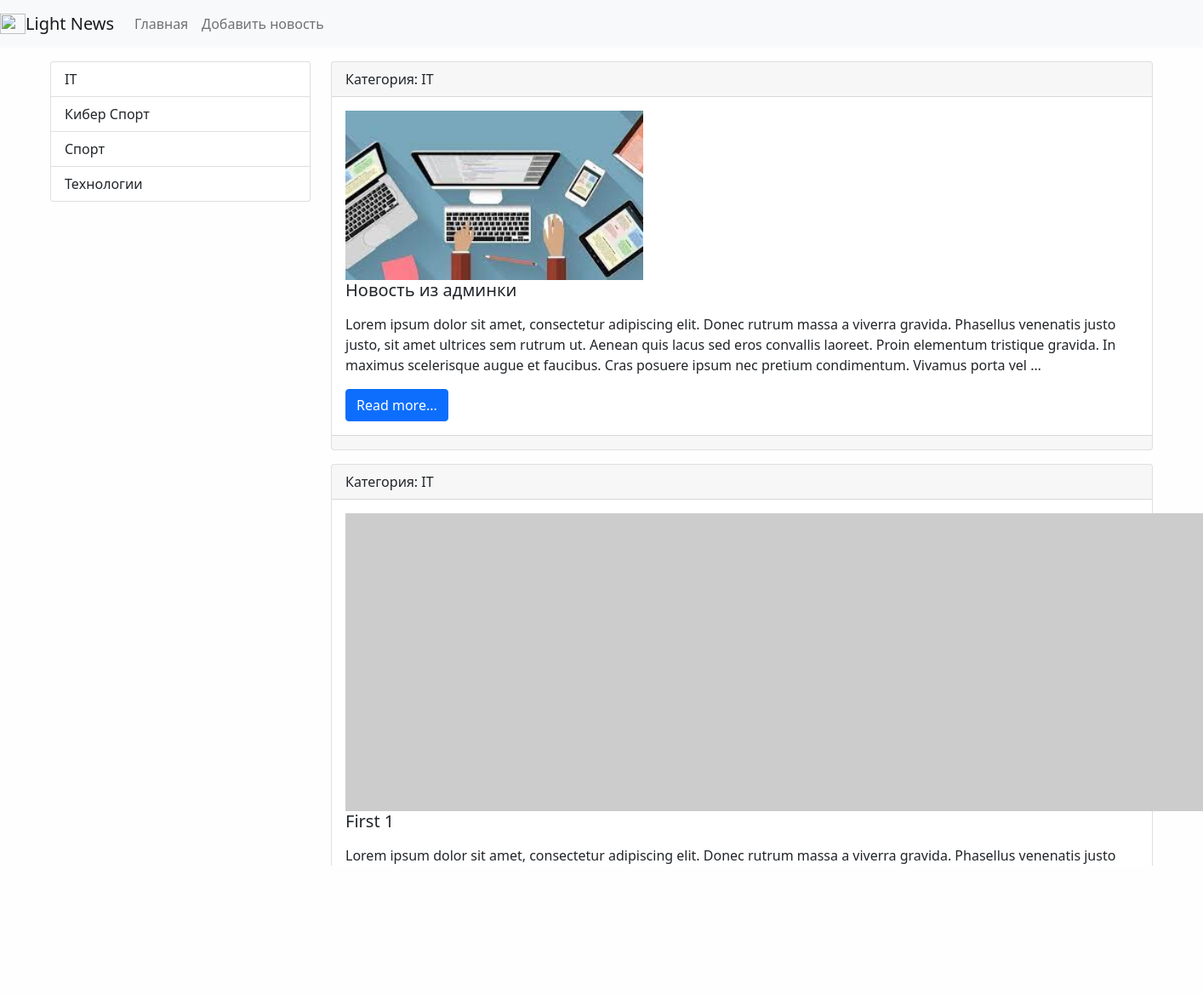
The page /news/category/3/ on the database its author committed.
### news/models.py (models this page shows, shortened)
class Category(models.Model):
    title = models.CharField(max_length=150, db_index=True)
    def get_absolute_url(self):
        return reverse_lazy('category', kwargs={'category_id': self.pk})
    def __str__(self):
        return self.title
    class Meta:
        verbose_name = 'Категория'
        verbose_name_plural = 'Категории'
        ordering = ['title']

class News(models.Model):
    title = models.CharField(max_length=128)
    content = models.TextField(blank=True)
    created_date = models.DateTimeField(auto_now_add=True)
    updated_date = models.DateTimeField(auto_now=True)
    photo = models.ImageField(upload_to='photos/%Y/%m/%d', blank=True)
    publish = models.BooleanField(default=True)
    category = models.ForeignKey('Category', on_delete=models.PROTECT, null=True)
    def get_absolute_url(self):
        return reverse_lazy('view_news', kwargs={'news_id': self.pk})
    class Meta:
        verbose_name = 'Новость'
        verbose_name_plural = 'Новости'
        ordering = ['-created_date']

### news/views.py (the view)
# urls.py: path('category/<int:category_id>/', get_category, name='category'),
def get_category(request, category_id):
    news = News.objects.filter(category_id=category_id)
    category = Category.objects.get(pk=category_id)
    context = {'news': news,
               'category': category
               }
    return render(request, 'news/category.html', context=context)

### news/templatetags/news_tags.py (called while the page is built)
@register.inclusion_tag('news/list_categories.html')
def show_categories():
    categories = Category.objects.all()
    return {'categories': categories}

### news/templates/news/category.html (shortened to what this page needs)
{% extends 'base.html' %}
{% block sidebar %}
{% include 'inc/_sidebar.html' %}
{% endblock %}
{% block content %}
{% for item in news %}
<div class="card mb-3">
    <div class="card-header">
        Категория: {{ item.category }}
    </div>
    <div class="card-body">
        <div class="media">
            {% if item.photo %}
            <img src="{{ item.photo.url }}" alt="" width="350" class="mr-3">
            {% else %}
            <img src="https://picsum.photos/id/1060/350/235/?blur=2" alt="" class="mr-3">
            {% endif %}
            <div class="media-body">
                <h5 class="card-title">{{ item.title }}</h5>
                <p class="card-text">{{ item.content|safe|linebreaks|truncatewords:50 }}</p>
                <a href="{{ item.get_absolute_url }}" class="btn btn-primary">Read more...</a>
            </div>
        </div>
    </div>
    <div class="card-footer text-muted">
    </div>
</div>
{% endfor %}
{% endblock %}

### news/templates/news/list_categories.html
<div class="list-group">
    {% for item in categories %}
    <a href="{{ item.get_absolute_url }}" class="list-group-item list-group-item-action">
        {{ item.title }}</a>
    {% endfor %}
</div>

### my_app/static/css/style.css (style rules this page uses)
body { background-color: #fefefe; }

### rows shown on the page
Category: title "IT"
Category: title "Кибер Спорт"
Category: title "Спорт"
Category: title "Технологии"
News: category "IT", photo (picture), title "Новость из админки", content "Lorem ipsum dolor sit amet, consectetur adipiscing elit. Donec rutrum massa a viverra gravida. Phasellus venenatis justo justo, sit amet ultrices sem rutrum ut. Aenean quis lacus sed eros convallis laoreet. Proin elementum tristique gravida. In maximus scelerisque augue et faucibus. Cras posuere ipsum nec pretium condimentum. Vivamus porta vel …"
News: category "IT", title "First 1", content "Lorem ipsum dolor sit amet, consectetur adipiscing elit. Donec rutrum massa a viverra gravida. Phasellus venenatis justo justo, sit amet ultrices sem rutrum ut. Aenean quis lacus sed eros convallis laoreet. Proin elementum tristique gravida. In maximus scelerisque augue et faucibus. Cras posuere ipsum nec pretium condimentum. Vivamus porta vel …"
